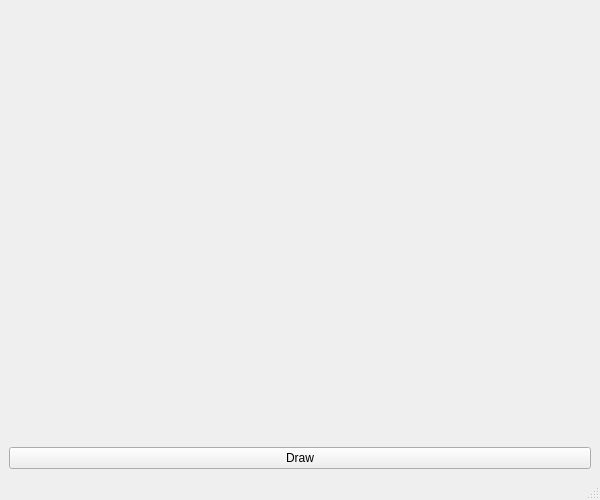
<?xml version="1.0" encoding="UTF-8"?>
<ui version="4.0">
 <class>MainWindow</class>
 <widget class="QMainWindow" name="MainWindow">
  <property name="geometry">
   <rect>
    <x>0</x>
    <y>0</y>
    <width>600</width>
    <height>500</height>
   </rect>
  </property>
  <property name="windowTitle">
   <string>Random Yellow Circles</string>
  </property>
  <widget class="QWidget" name="centralwidget">
   <layout class="QGridLayout" name="gridLayout">
    <item row="1" column="0">
     <widget class="QPushButton" name="drawCircleBtn">
      <property name="text">
       <string>Draw</string>
      </property>
     </widget>
    </item>
    <item row="0" column="0">
     <widget class="QLabel" name="canvas">
      <property name="text">
       <string/>
      </property>
     </widget>
    </item>
   </layout>
  </widget>
  <widget class="QStatusBar" name="statusbar"/>
 </widget>
 <resources/>
 <connections/>
</ui>
